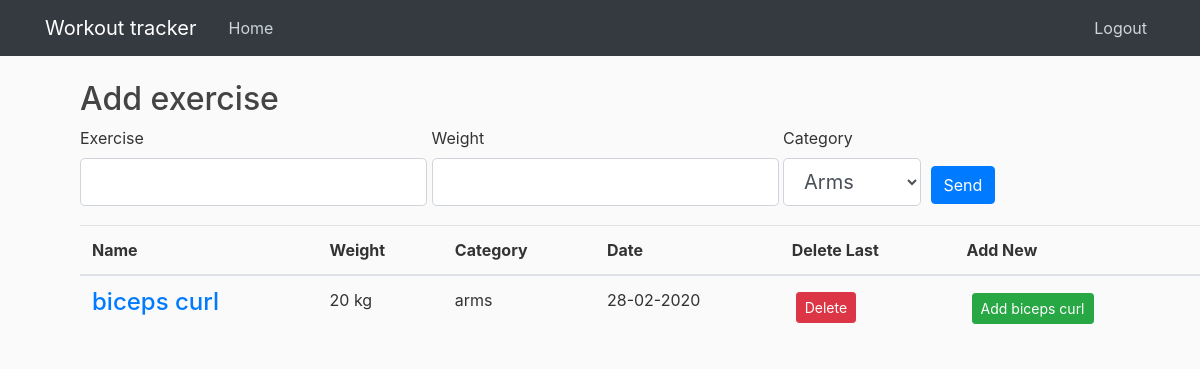
Screenshot of /home (signed in) with the database file from the repository.
### workout_tracker/models.py (models this page shows, shortened)
class Post(db.Model):
    id = db.Column(db.Integer, primary_key=True)
    exercise = db.Column(db.String(20), nullable=False)
    weight = db.Column(db.Integer, nullable=False)
    category = db.Column(db.String(20))
    date_posted = db.Column(db.DateTime, default=datetime.utcnow)
    user_id = db.Column(db.Integer, db.ForeignKey('user.id'), nullable=False)

### workout_tracker/routes.py (the view)
@app.route("/", methods = ['GET','POST'])
@app.route("/home", methods = ['GET','POST'])
def home():
    form = AddForm()
    if form.validate_on_submit():
        post = Post(exercise=form.exercise.data, weight=form.weight.data, category=form.category.data, author = current_user)
        db.session.add(post)
        db.session.commit()
        flash('Success')
        return redirect(url_for('home'))
    if current_user.is_authenticated:
        posts = Post.query.filter_by(author = current_user).group_by('exercise').order_by(desc('date_posted'))
    else:
        posts = Post.query.group_by('exercise').order_by(desc('date_posted'))
    return render_template('home.html', posts=posts, form=form)

### workout_tracker/forms.py
class AddForm(FlaskForm):
    exercise = StringField('Exercise', validators=[DataRequired(), Length(min=2, max=20)])
    weight = StringField('Weight',validators=[DataRequired()])
    category = SelectField('Category', choices=[('arms', 'Arms'), ('legs', 'Legs'), ('stomach', 'Stomach')])
    submit = SubmitField('Send')

### workout_tracker/models.py (called while the page is built)
@login_manager.user_loader
def load_user(user_id):
    return User.query.get(int(user_id))

### workout_tracker/templates/home.html (shortened to what this page needs)
{% extends "layout.html" %}
{% block content %}
{% if current_user.is_authenticated %}
    <h2>Add exercise</h2>
    <form method="POST" action="">
        <div class="form-group">
            {{ form.exercise.label(class="form-control-label") }}<br>
            {{ form.exercise(class="form-control form-control-lg") }}
        </div>
        <div class="form-group">
            {{ form.weight.label(class="form-control-label") }}<br>
            {{ form.weight(class="form-control form-control-lg") }}
        </div>
        <div class="form-group">
            {{ form.category.label(class="form-control-label") }}<br>
            {{ form.category(class="form-control form-control-lg") }}
        </div>
        <div class="form-group">
            {{ form.submit(class="btn btn-primary") }}
        </div>
      </form>
<table class="table table-hover">
    <thead>
      <tr>
        <th scope="col">Name</th>
        <th scope="col">Weight</th>
        <th scope="col">Category</th>
        <th scope="col">Date</th>
        <th scope="col">Delete Last</th>
        <th scope="col">Add New</th>
    </tr>
    </thead>
    {% for post in posts %}
    <tbody>
        <tr>
          <th class=".text-primary" scope="row"><h4><a href="{{ url_for('stats', exercise=post.exercise )}}">{{ post.exercise }}</a></h4></th>
          <td scope="row">{{ post.weight }} kg</th>
          <td scope="row">{{ post.category }}</th>
          <td scope="row">{{ post.date_posted.strftime('%d-%m-%Y') }}</th>
          <td scope="row">
            <form action="{{ url_for('delete', post_id=post.id) }}" method="POST">
                <input type="submit" class="btn btn-danger btn-sm m-1" value="Delete">
            </form>
          </td>
          <td scope="row">
            <button type="button" class="btn btn-success btn-sm" data-toggle="modal" data-target="#exampleModal">Add {{ post.exercise }}</button>
          </td>
      </tr>
    </tbody>
    {% endfor %}
  </table>
{% else %}
    <p>You must log in to post and see your workouts</p>
    <a href="{{ url_for('login')}}">Log in</a>
    <br>
    <a href="{{ url_for('register')}}">Register</a>
{% endif %}
{% endblock content %}

### workout_tracker/static/main.css (style rules this page uses)
body { background: #fafafa; color: #333333; margin-top: 5rem; margin-left: 5rem; margin-bottom: 5rem; }
.btn { margin: 5px; }
.form-group { display: inline-block; }
h1, h2, h3, h4, h5, h6 { color: #444444; }

### rows the page displays
Post: exercise "biceps curl", weight "20", category "arms", date_posted "28-02-2020"
